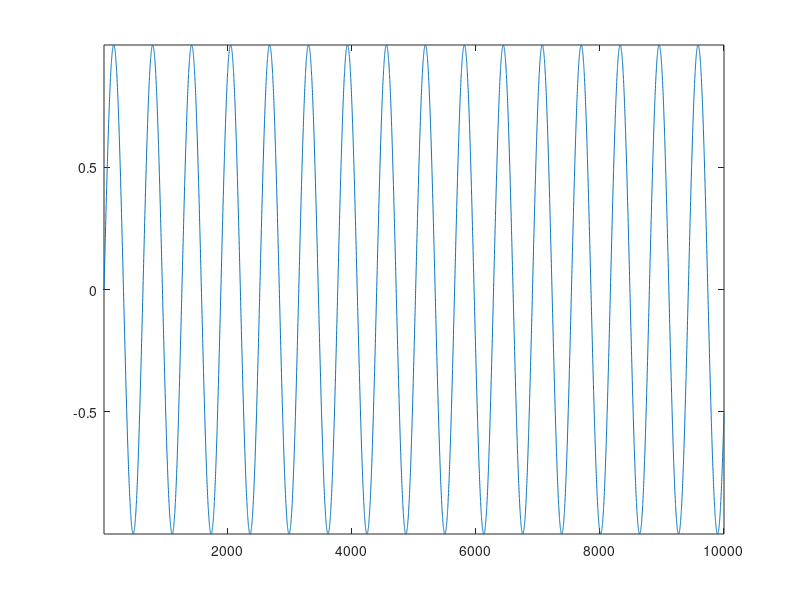

Reproduce this figure in MATLAB. (Note: this script raises an error after producing the figure.)
%% fn_axis
% Set a nice range to axes
%
%% Syntax
% 
%  [ax =] fn_axis([ha,]'tight|image|tightimage',sidefactor,'y0')
%
%% Input
%  - flag            'tight'     stretch the axis as much as possible
%                    'image'     set an equal ratio between x and y
%                    'tightimag' stretch the axis as much as possible, while
%                                maintaining an equal ratio between x and y
%  - sidefactor      scalar or 2-elements vector >1 but close to one: the
%                    difference with 1 indicates the small gap to leave to 
%                    the side
%  - 'y0' flag       set ymin to 0
% 
%% Example
% A typical plotting command that results in an uggly automatic range.

plot(sin(0:.01:100))

%%
% Matlab '|axis tight|' fixes it to some extent, but now the range is too
% tight!

axis tight

%%
% |fn_axis| function allows to be "maximally tight" for x and more visually
% pleasant for y.

fn_axis('tight',[1 1.2])

%% Source
% Thomas Deneux
%
% Copyright 2010-2012
